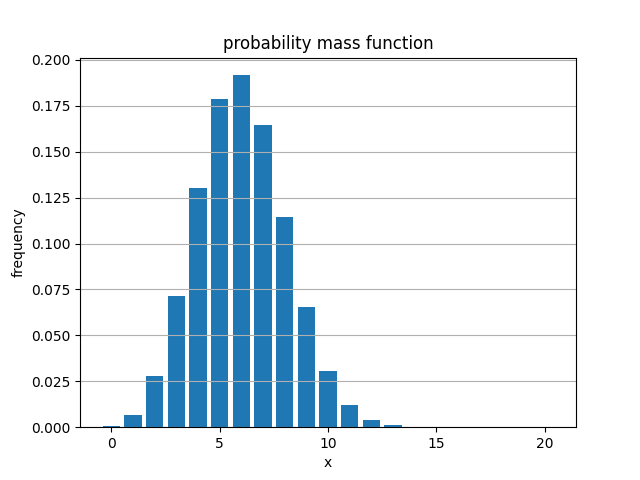

Generate this figure with Julia:
include("bernoulli.jl")

function main()
    # 二項分布生成
    d = Binomial(20, 0.3)

    # 二項分布の確率質量関数の算出と可視化
    xs = range(0, 20, length=21)
    fig, ax = subplots()
    ax.bar(xs, pdf.(d, xs))
    set_options(ax, "x", "frequency", "probability mass function", "binomial";
    gridy=true)
end

abspath(PROGRAM_FILE) == abspath(@__FILE__) && main()
